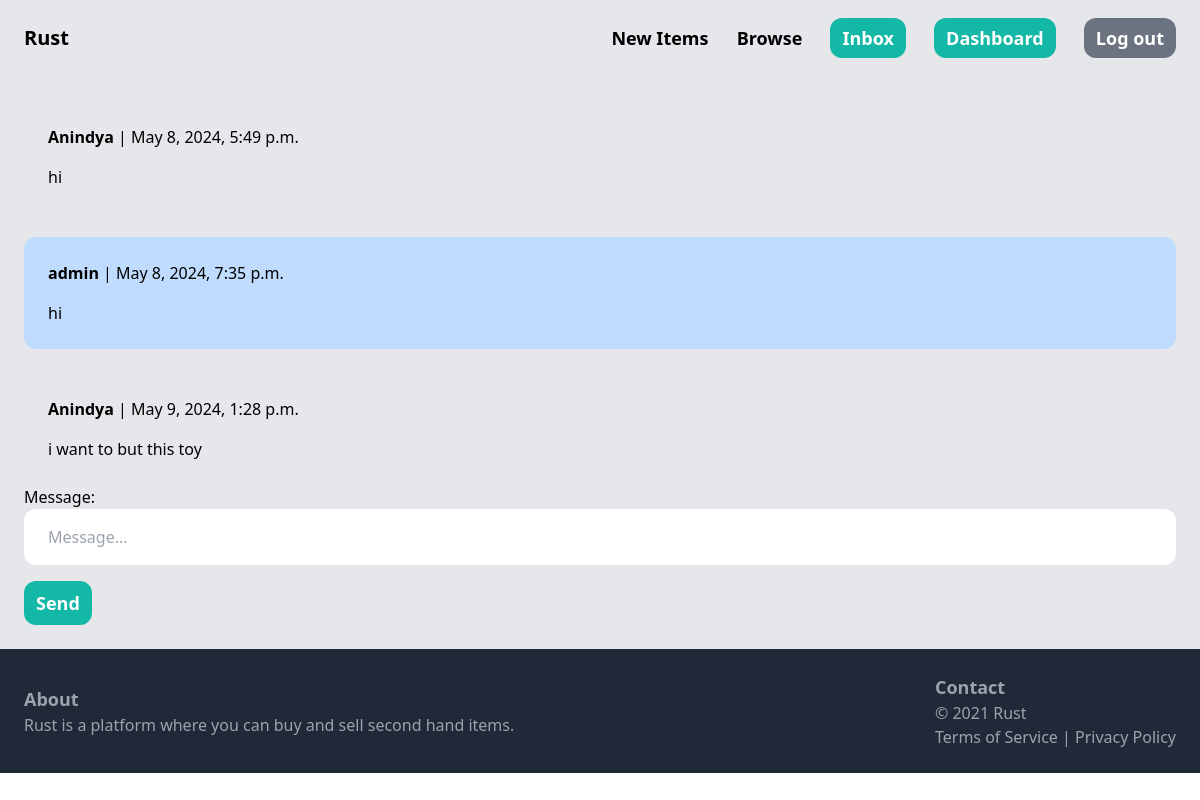
The page /inbox/2/ (signed in) on the database its author committed.
### conversation/models.py (models this page shows)
class Message(models.Model):
    conversation = models.ForeignKey(Conversation, on_delete=models.CASCADE, related_name="message")
    user = models.ForeignKey(User, on_delete=models.CASCADE, related_name="message")
    message = models.TextField()
    created_at = models.DateTimeField(auto_now_add=True)
    modified_at = models.DateTimeField(auto_now=True)
    class Meta:
        ordering = ["created_at",]

### conversation/views.py (the view)
# urls.py: path("<int:pk>/", views.detail, name="detail"),
@login_required
def detail(request, pk):
    conversation = Conversation.objects.filter(member__in=[request.user.id]).get(pk=pk)
    if request.method == "POST":
        form = MessageForm(request.POST)
        if form.is_valid():
            conversation_message = form.save(commit=False)
            conversation_message.conversation = conversation
            conversation_message.user = request.user
            conversation_message.save()
            conversation.save()
            return redirect("conversation:detail", pk=pk)
    else:
        form = MessageForm()
    return render(request, "conversation/detail.html", {
        "conversation": conversation,
        "form": form,
        })

### conversation/forms.py
class MessageForm(forms.ModelForm):
    message = forms.CharField(widget=forms.TextInput(attrs={
        'placeholder': 'Message...',
        'class': CLASS_NEW,
    }))
    class Meta:
        model = Message
        fields = ["message",]

### conversation/templates/conversation/detail.html (shortened to what this page needs)
{% extends "core/base.html" %}
{% block content %}
<div class="space-y-6">
    {% for message in conversation.message.all %}
        <div class="p-6 flex {% if message.user != request.user %} bg-blue-200 {% else %} bg-gray-200 {% endif %} rounded-xl">
            <div>
                <p class="mb-4"><strong>{{ message.user.username }}</strong> | {{ message.created_at }}</p>
                <p>{{ message.message }}</p>
            </div>
        </div>
    {% endfor %}
</div>
<form method="post" action=".">
    <div class="mb-4">
        {{ form.message.label_tag }}</br>
        {{ form.message }}
    </div>
    <button type="submit"
        class="px-3 py-2 text-lg font-semibold bg-teal-500 text-white rounded-xl hover:bg-teal-600">Send</button>
</form>
{% endblock %}

### rows shown on the page
Message: user.username "Anindya", created_at "May 8, 2024, 5:49 p.m.", message "hi"
Message: user.username "admin", created_at "May 8, 2024, 7:35 p.m.", message "hi"
Message: user.username "Anindya", created_at "May 9, 2024, 1:28 p.m.", message "i want to but this toy"
